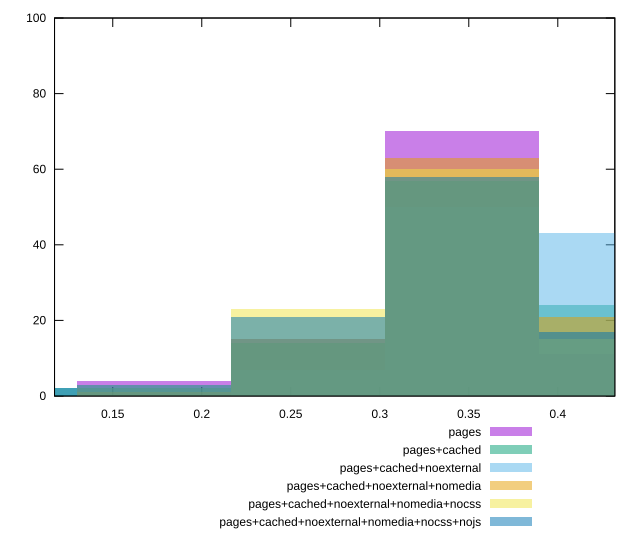

The gnuplot source for this figure:
reset

$pages <<EOF
0.17307986999776132 4
0.25961980499664195 15
0.34615973999552263 70
0.4326996749944033 11
EOF

$pagesCached <<EOF
0.34615973999552263 57
0.4326996749944033 24
0.25961980499664195 14
0.08653993499888066 2
0.17307986999776132 3
EOF

$pagesCachedNoexternal <<EOF
0.34615973999552263 50
0.4326996749944033 43
0.25961980499664195 7
EOF

$pagesCachedNoexternalNomedia <<EOF
0.34615973999552263 63
0.25961980499664195 15
0.4326996749944033 21
0.17307986999776132 1
EOF

$pagesCachedNoexternalNomediaNocss <<EOF
0.34615973999552263 60
0.4326996749944033 15
0.25961980499664195 23
0.17307986999776132 2
EOF

$pagesCachedNoexternalNomediaNocssNojs <<EOF
0.34615973999552263 58
0.25961980499664195 21
0.4326996749944033 17
0.17307986999776132 2
0.08653993499888066 2
EOF

set key outside below
set boxwidth 0.08653993499888066
set xrange [0.11729575002372292:0.4320389126391154]
set yrange [0:100]
set trange [0:100]
set style fill transparent solid 0.5 noborder
set terminal svg size 640, 540 enhanced background rgb 'white'
set output "reprap/meta/pScore/comparison/histogram/all_raw.svg"

plot $pages title "pages" with boxes, \
     $pagesCached title "pages+cached" with boxes, \
     $pagesCachedNoexternal title "pages+cached+noexternal" with boxes, \
     $pagesCachedNoexternalNomedia title "pages+cached+noexternal+nomedia" with boxes, \
     $pagesCachedNoexternalNomediaNocss title "pages+cached+noexternal+nomedia+nocss" with boxes, \
     $pagesCachedNoexternalNomediaNocssNojs title "pages+cached+noexternal+nomedia+nocss+nojs" with boxes

reset
